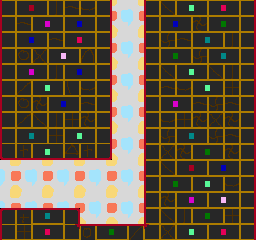

Below is a game level as drawn by its tile map, then a one-line description and the .tmx file that defines it, in full:
An orthogonal 16x15 tile map with 16x16 px tiles, 2 tile layers (back, front) and 3 objects (Lift).

<map version="1.0" orientation="orthogonal" width="16" height="15" tilewidth="16" tileheight="16">
 <tileset firstgid="1" name="tiles1" tilewidth="16" tileheight="16">
  <image source="../tiles0.gif" trans="ff00ff" width="256" height="256" />
 </tileset>
 <layer name="back" width="16" height="15">
  <data encoding="csv">
129,130,129,130,129,130,129,130,129,130,129,130,129,130,129,130,
145,146,145,146,145,146,145,146,145,146,145,146,145,146,145,146,
129,130,129,130,129,130,129,130,129,130,129,130,129,130,129,130,
145,146,145,146,145,146,145,146,145,146,145,146,145,146,145,146,
129,130,129,130,129,130,129,130,129,130,129,130,129,130,129,130,
145,146,145,146,145,146,145,146,145,146,145,146,145,146,145,146,
129,130,129,130,129,130,129,130,129,130,129,130,129,130,129,130,
145,146,145,146,145,146,145,146,145,146,145,146,145,146,145,146,
129,130,129,130,129,130,129,130,129,130,129,130,129,130,129,130,
145,146,145,146,145,146,145,146,145,146,145,146,145,146,145,146,
129,130,129,130,129,130,129,130,129,130,129,130,129,130,129,130,
145,146,145,146,145,146,145,146,145,146,145,146,145,146,145,146,
129,130,129,130,129,130,129,130,129,130,129,130,129,130,129,130,
145,146,145,146,145,146,145,146,145,146,145,146,145,146,145,146,
129,130,129,130,129,130,129,130,129,130,129,130,129,130,129,130
</data>
 </layer>
 <layer name="front" width="16" height="15">
  <data encoding="csv">
97,83,84,100,101,102,104,0,0,97,99,69,70,81,82,104,
113,101,87,88,67,68,120,0,0,113,67,68,117,65,66,120,
97,67,68,101,81,82,104,0,0,97,118,101,71,72,100,104,
113,114,115,85,86,119,104,0,0,97,65,66,118,71,72,104,
97,87,88,100,67,68,120,0,0,113,99,69,70,99,100,120,
113,98,69,70,103,102,104,0,0,97,101,102,69,70,116,104,
97,114,117,67,68,101,104,0,0,113,87,88,101,118,101,104,
97,98,99,100,116,117,120,0,0,97,102,116,117,115,117,120,
113,71,72,116,69,70,120,0,0,113,118,71,72,118,101,104,
17,20,5,6,23,20,24,0,0,97,115,117,65,66,117,120,
0,0,0,0,0,0,0,0,0,113,99,83,84,67,68,104,
0,0,0,0,0,0,0,0,0,97,65,66,69,70,102,104,
0,0,0,0,0,0,0,0,0,97,117,87,88,85,86,104,
33,36,55,56,40,0,0,0,0,113,99,100,65,66,116,120,
113,116,81,82,134,34,49,50,38,133,115,69,70,81,82,120
</data>
 </layer>
 <objectgroup name="lines" width="16" height="15">
  <properties>
   <property name="map_tile" value="4" />
   <property name="type" value="[&quot;n&quot;,&quot;w&quot;]" />
  </properties>
  <object x="0" y="32">
   <polyline points="0,0 0,128 112,128 112,-32" />
  </object>
  <object x="144" y="32">
   <polyline points="0,-32 0,192 -64,192 -64,176 -144,176" />
  </object>
 </objectgroup>
 <objectgroup name="objects" width="16" height="15">
  <object name="Lift" gid="232" x="112" y="192" />
 </objectgroup>
</map>
